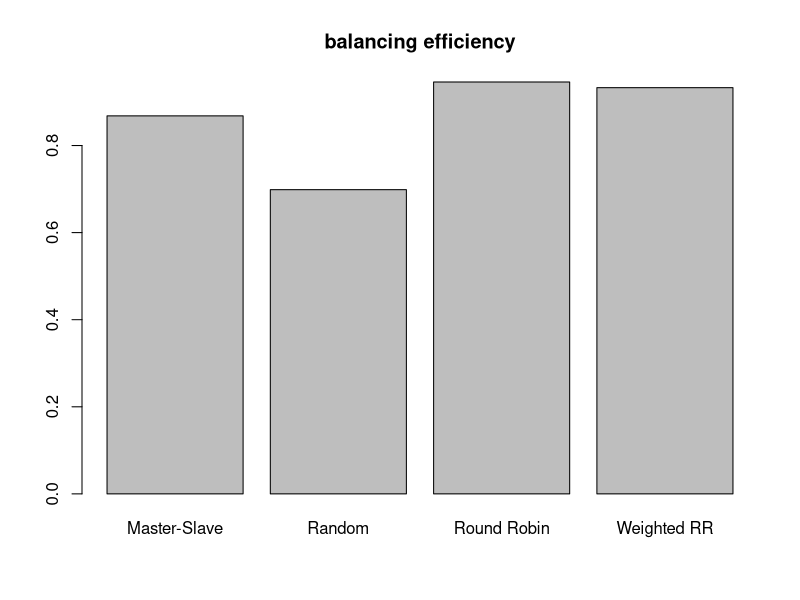

Here is the R script that generated this plot:
jpeg("ComparisionRunner.js.out.jpg")
data <- c(0.8680981972739265, 0.6986522446861213, 0.9458754128100468, 0.9328905423113754)
name <- c("Master-Slave", "Random", "Round Robin", "Weighted RR")
barplot(data, names.arg = name, main = "balancing efficiency")
dev.off()
q()
      